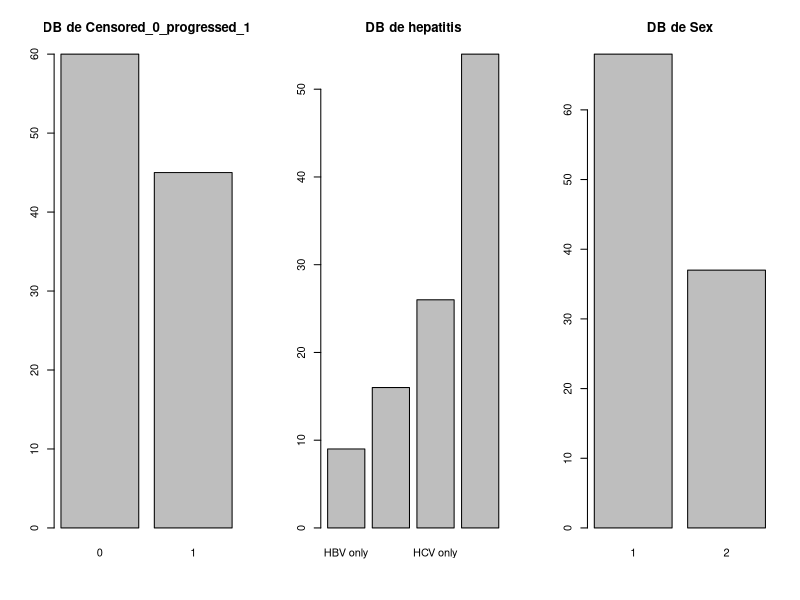
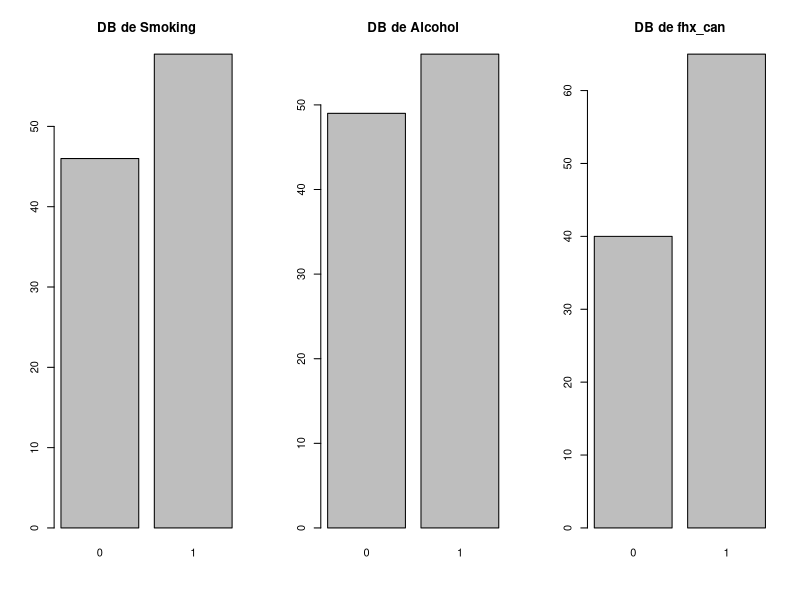
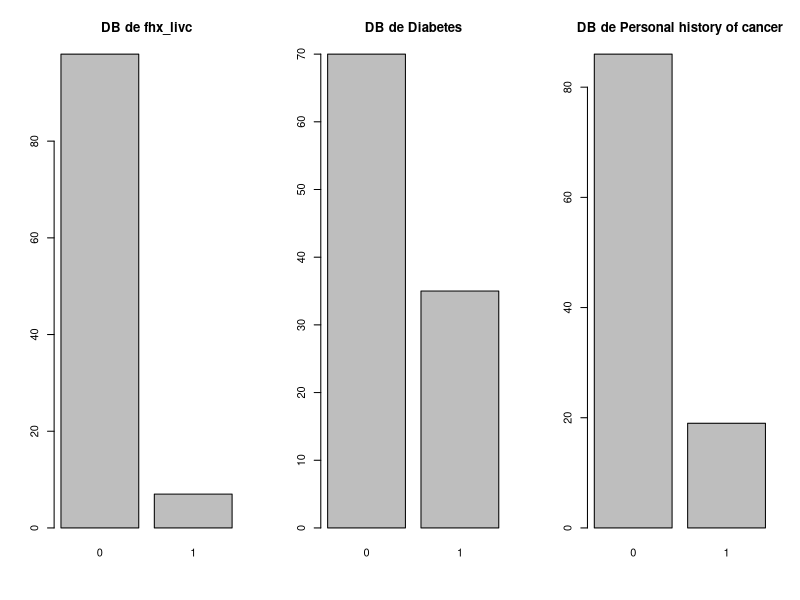
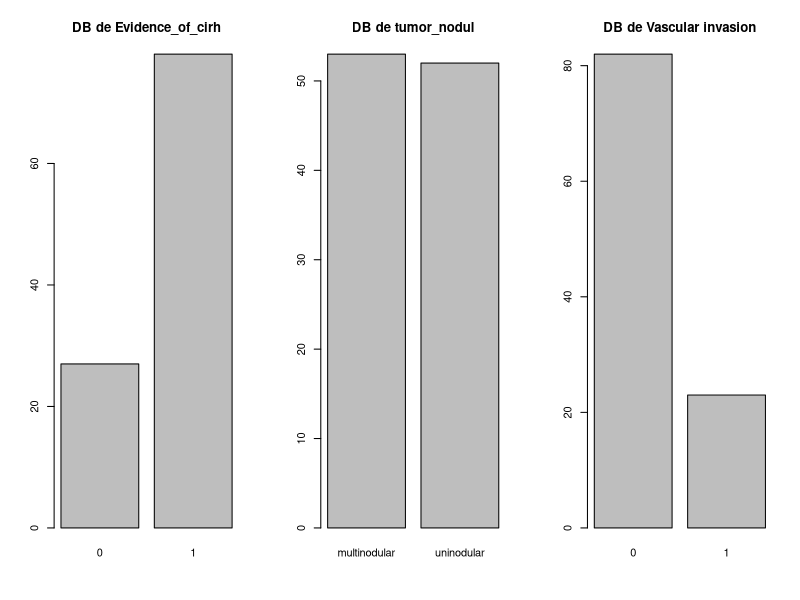
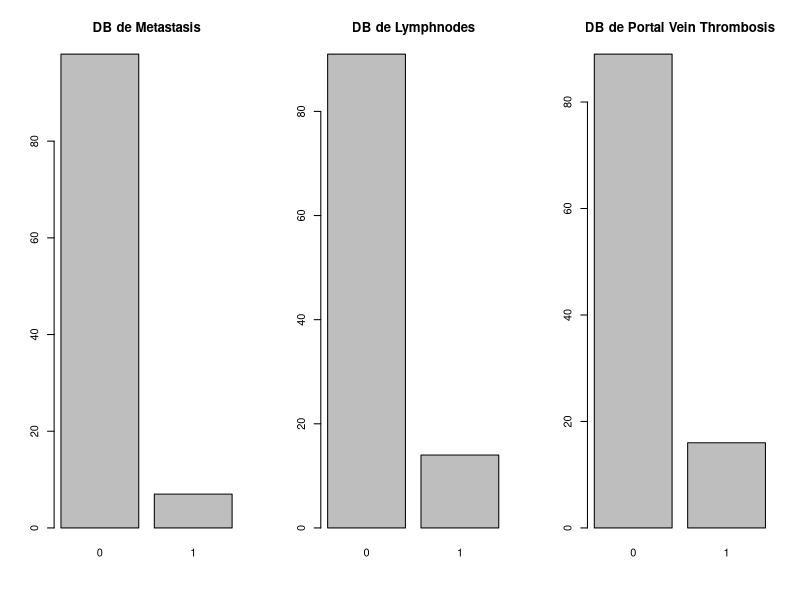
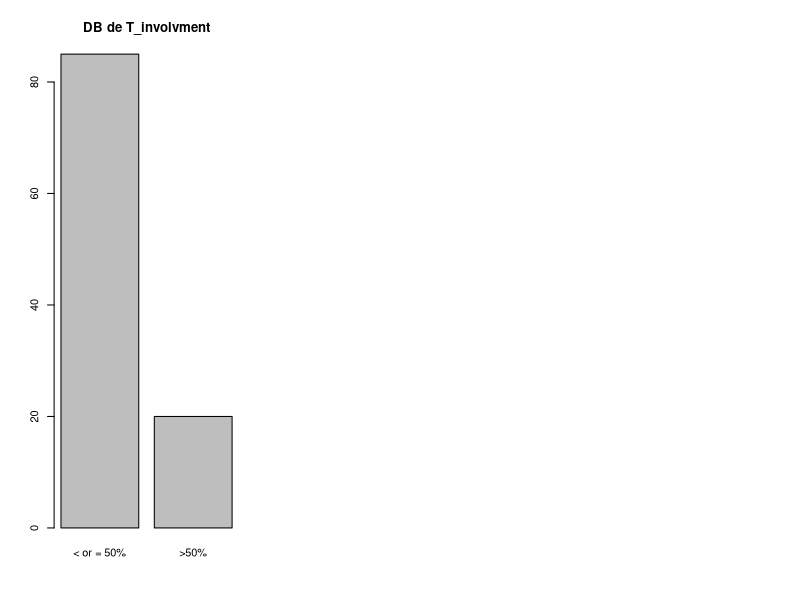

These figures' R source, in order:
## ---- chunk 1
library(dplyr)
library(readxl)
## ---- chunk 2
clinical_data <- read_excel("clinical_data.xlsx")
## ---- chunk 3
clinical_data_p <- clinical_data %>% 
  select(TCIA_ID, Censored_0_progressed_1, OS, hepatitis, age, Sex, Smoking, Alcohol,
         fhx_can, fhx_livc, Diabetes, `Personal history of cancer`, Evidence_of_cirh,
         Tr_Size, tumor_nodul, `Vascular invasion`, Metastasis, Lymphnodes,
         `Portal Vein Thrombosis`, T_involvment, AFP)
## ---- chunk 4
clinical_data_p <- clinical_data_p %>% 
  select(-Tr_Size)
## ---- chunk 5
attach(clinical_data_p)

clinical_data_p_numeriques <- clinical_data_p %>% 
  select(age, AFP)
clinical_data_p_qual <- clinical_data_p %>% 
  select( Censored_0_progressed_1, hepatitis, Sex, Smoking, Alcohol,
         fhx_can, fhx_livc, Diabetes, `Personal history of cancer`, Evidence_of_cirh, 
         , tumor_nodul, `Vascular invasion`, Metastasis, Lymphnodes,
         `Portal Vein Thrombosis`, T_involvment)
## ---- chunk 6
cor(age, AFP)
## ---- chunk 7
par(mfrow = c(1, 3))  # Dividir el área de la gráfica en múltiples paneles
for (col in names(clinical_data_p_qual)) {
  counts <- table(clinical_data_p_qual[[col]])
  barplot(counts, main = paste("DB de", col))
}
## ---- chunk 8
clinical_data_p <- clinical_data_p %>% 
  select(-fhx_livc, -Metastasis, -Lymphnodes)
## ---- chunk 9
clinical_data_p$T_involvment <- as.factor(clinical_data_p$T_involvment)
levels(clinical_data_p$T_involvment) <- c(0,1)
clinical_data_p$tumor_nodul <- as.factor(clinical_data_p$tumor_nodul)
levels(clinical_data_p$tumor_nodul) <- c(1,0)
## ---- chunk 10
onehot <- model.matrix(~ . - 1, data = clinical_data_p[c("hepatitis")])
clinical_data_p <- cbind(clinical_data_p, onehot)
clinical_data_p <- clinical_data_p %>% 
  select(-hepatitis, -`hepatitisNo virus`)


names(clinical_data_p)[names(clinical_data_p) == "hepatitisHBV only"] <- "hepatitis_HBV_only"
names(clinical_data_p)[names(clinical_data_p) == "hepatitisHCV only"] <- "hepatitis_HCV_only"
names(clinical_data_p)[names(clinical_data_p) == "hepatitisHCV and HBV"] <- "hepatitis_HCV_HBV"
names(clinical_data_p)[names(clinical_data_p) == "Personal history of cancer"] <- "Personal_history_cancer"
names(clinical_data_p)[names(clinical_data_p) == "Vascular invasion"] <- "hepatitis_HCV_HBV"
names(clinical_data_p)[names(clinical_data_p) == "Portal Vein Thrombosis"] <- "Portal_Vein_Thrombosis"
## ---- chunk 11
nombre_archivo <- "clinical_data_processed.csv"

write.csv(clinical_data_p, file = nombre_archivo, row.names = FALSE)
## ---- chunk 12
set.seed(2024)
train <- sample(1:nrow(clinical_data_p), 70)
test <- (-train)
clinical_data_p_train <- clinical_data_p[train,]
clinical_data_p_test <- clinical_data_p[test,]
## ---- chunk 13
nombre_archivo <- "clinical_data_processed_test.csv"

write.csv(clinical_data_p_test, file = nombre_archivo, row.names = FALSE)

nombre_archivo <- "clinical_data_processed_train.csv"

write.csv(clinical_data_p_train, file = nombre_archivo, row.names = FALSE)
